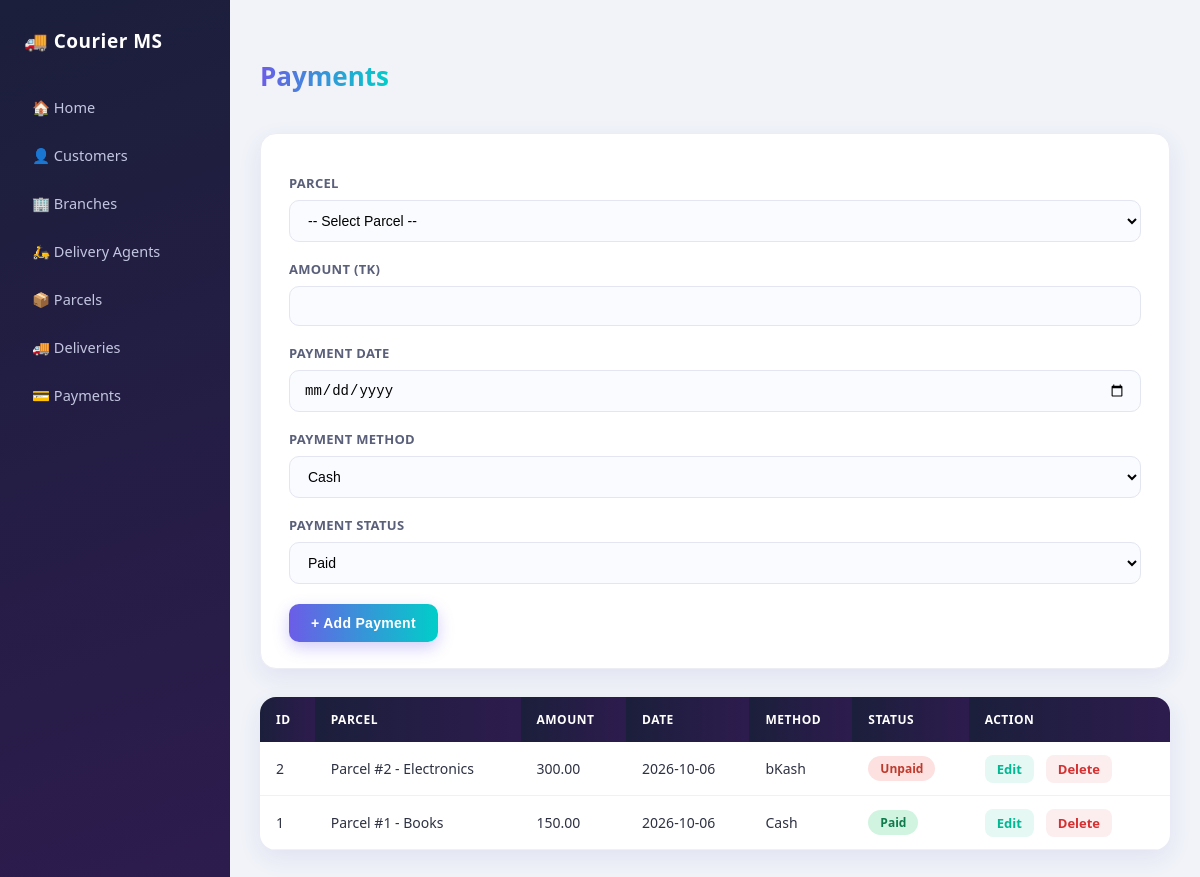
The page /payments.php on the database its author committed.
### tables this page shows
CREATE TABLE Payments (
    payment_id INT AUTO_INCREMENT PRIMARY KEY,
    parcel_id INT,
    amount DECIMAL(8,2),
    payment_date DATE,
    payment_method VARCHAR(30),
    payment_status VARCHAR(30) DEFAULT 'Unpaid',
    FOREIGN KEY (parcel_id) REFERENCES Parcels(parcel_id)
);

CREATE TABLE Parcels (
    parcel_id INT AUTO_INCREMENT PRIMARY KEY,
    customer_id INT,
    branch_id INT,
    weight DECIMAL(6,2),
    description VARCHAR(200),
    status VARCHAR(30) DEFAULT 'Booked',
    booking_date DATE,
    FOREIGN KEY (customer_id) REFERENCES Customers(customer_id),
    FOREIGN KEY (branch_id) REFERENCES Branches(branch_id)
);

### payments.php (the view, shortened to what this page needs)
<?php
include 'includes/db_connect.php';
$edit_id = "";
$edit_amount = "";
$edit_payment_date = "";
$edit_payment_method = "";
$edit_payment_status = "";
$method_list = array("Cash", "bKash", "Nagad", "Card", "Bank Transfer");
$status_list = array("Paid", "Unpaid", "Refunded");
$all_payments = mysqli_query($conn, "SELECT pay.*, p.description FROM Payments pay LEFT JOIN Parcels p ON pay.parcel_id=p.parcel_id ORDER BY pay.payment_id DESC");
function payment_badge($status) {
    $class = "status-unpaid";
    if ($status == "Paid") $class = "status-paid";
    return "<span class='status $class'>$status</span>";
}
?>
<!DOCTYPE html>
<html>
<head>
    <link rel="stylesheet" href="includes/style.css">
</head>
<body>
<?php include 'includes/nav.php'; ?>
<div class="container">
    <h2>Payments</h2>
    <form method="POST">
        <label>Parcel</label>
        <select name="parcel_id" required>
            <option value="">-- Select Parcel --</option>
        </select>
        <label>Amount (Tk)</label>
        <input type="number" step="0.01" name="amount" value="<?php echo $edit_amount; ?>" required>
        <label>Payment Date</label>
        <input type="date" name="payment_date" value="<?php echo $edit_payment_date; ?>" required>
        <label>Payment Method</label>
        <select name="payment_method">
            <?php
            foreach ($method_list as $m) {
                if ($m == $edit_payment_method) {
                    echo "<option value='$m' selected>$m</option>";
                } else {
                    echo "<option value='$m'>$m</option>";
                }
            }
            ?>
        </select>
        <label>Payment Status</label>
        <select name="payment_status">
            <?php
            foreach ($status_list as $s) {
                if ($s == $edit_payment_status) {
                    echo "<option value='$s' selected>$s</option>";
                } else {
                    echo "<option value='$s'>$s</option>";
                }
            }
            ?>
        </select>
        <?php
        if ($edit_id == "") {
            echo "<button class='btn' type='submit' name='submit'>+ Add Payment</button>";
        } else {
            echo "<button class='btn' type='submit' name='submit'>Update Payment</button>";
        }
        ?>
    </form>
    <table>
        <tr><th>ID</th><th>Parcel</th><th>Amount</th><th>Date</th><th>Method</th><th>Status</th><th>Action</th></tr>
        <?php
        while ($row = mysqli_fetch_assoc($all_payments)) {
            echo "<tr>";
            echo "<td>" . $row['payment_id'] . "</td>";
            echo "<td>Parcel #" . $row['parcel_id'] . " - " . $row['description'] . "</td>";
            echo "<td>" . $row['amount'] . "</td>";
            echo "<td>" . $row['payment_date'] . "</td>";
            echo "<td>" . $row['payment_method'] . "</td>";
            echo "<td>" . payment_badge($row['payment_status']) . "</td>";
            echo "<td class='action-links'>";
            echo "<a href='payments.php?edit=" . $row['payment_id'] . "'>Edit</a>";
            echo "<a href='payments.php?delete=" . $row['payment_id'] . "' onclick=\"return confirm('Delete?')\">Delete</a>";
            echo "</td>";
            echo "</tr>";
        }
        ?>
    </table>
</div>
</body>
</html>

### includes/style.css (style rules this page uses)
* { box-sizing: border-box; }
body { font-family: 'Segoe UI', Arial, sans-serif; background: #f1f3f9; margin: 0; padding: 0; display: flex; min-height: 100vh; color: #2d3142; }
.container { flex: 1; max-width: 1100px; margin: 36px auto; padding: 0 30px; }
h2 { color: #1b1f3b; font-size: 26px; font-weight: 700; margin-bottom: 22px; padding-bottom: 14px; border-bottom: 3px solid transparent; background: linear-gradient(90deg, #6c5ce7, #00cec9); -webkit-background-clip: text; background-clip: text; -webkit-text-fill-color: transparent; display: inline-block; }
form { background: #ffffff; border-radius: 16px; padding: 26px 28px; margin-bottom: 28px; box-shadow: 0 8px 24px rgba(31, 38, 135, 0.08); border: 1px solid #ececf5; }
table { width: 100%; border-collapse: collapse; margin-top: 0; background: #ffffff; border-radius: 16px; overflow: hidden; box-shadow: 0 8px 24px rgba(31, 38, 135, 0.08); }
table th, table td { padding: 14px 16px; text-align: left; font-size: 14px; }
table th { background: linear-gradient(90deg, #1b1f3b, #2d1b4e); color: #ffffff; font-weight: 600; text-transform: uppercase; font-size: 12px; letter-spacing: 0.5px; }
table tr:not(:first-child) { border-bottom: 1px solid #f0f1f7; transition: background 0.15s ease; }
form label { font-weight: 600; font-size: 13px; color: #5a5f7a; margin-top: 14px; display: block; text-transform: uppercase; letter-spacing: 0.3px; }
form input, form select { padding: 11px 14px; margin: 8px 0 4px; width: 100%; border: 1.5px solid #e3e5f0; border-radius: 10px; font-size: 14px; background: #fafbff; transition: all 0.2s ease; }
.btn { display: inline-block; padding: 11px 22px; background: linear-gradient(90deg, #6c5ce7, #00cec9); color: #ffffff; text-decoration: none; border: none; border-radius: 10px; cursor: pointer; margin-top: 16px; font-weight: 600; font-size: 14px; letter-spacing: 0.3px; box-shadow: 0 6px 16px rgba(108, 92, 231, 0.3); transition: transform 0.15s ease, box-shadow 0.15s ease; }
.action-links a { margin-right: 12px; text-decoration: none; font-weight: 600; font-size: 13px; padding: 5px 12px; border-radius: 8px; transition: all 0.15s ease; }
.action-links a:first-child { color: #00b894; background: rgba(0, 184, 148, 0.1); }
.action-links a:last-child { color: #d63031; background: rgba(214, 48, 49, 0.08); }
.status { padding: 4px 12px; border-radius: 20px; font-size: 12px; font-weight: 600; display: inline-block; }
.status-delivered, .status-paid { background: #d1f4e0; color: #0f7b4d; }
.status-cancelled, .status-failed, .status-unpaid { background: #fde0e0; color: #c0392b; }

### rows shown on the page
payments: payment_id "2", parcel "2", parcel.description "Electronics", amount "300.00", payment_date "2026-10-06", payment_method "bKash", payment_status "Unpaid"
payments: payment_id "1", parcel "1", parcel.description "Books", amount "150.00", payment_date "2026-10-06", payment_method "Cash", payment_status "Paid"

### other values the page prints
form field payment_method "Cash"
form field payment_status "Paid"
